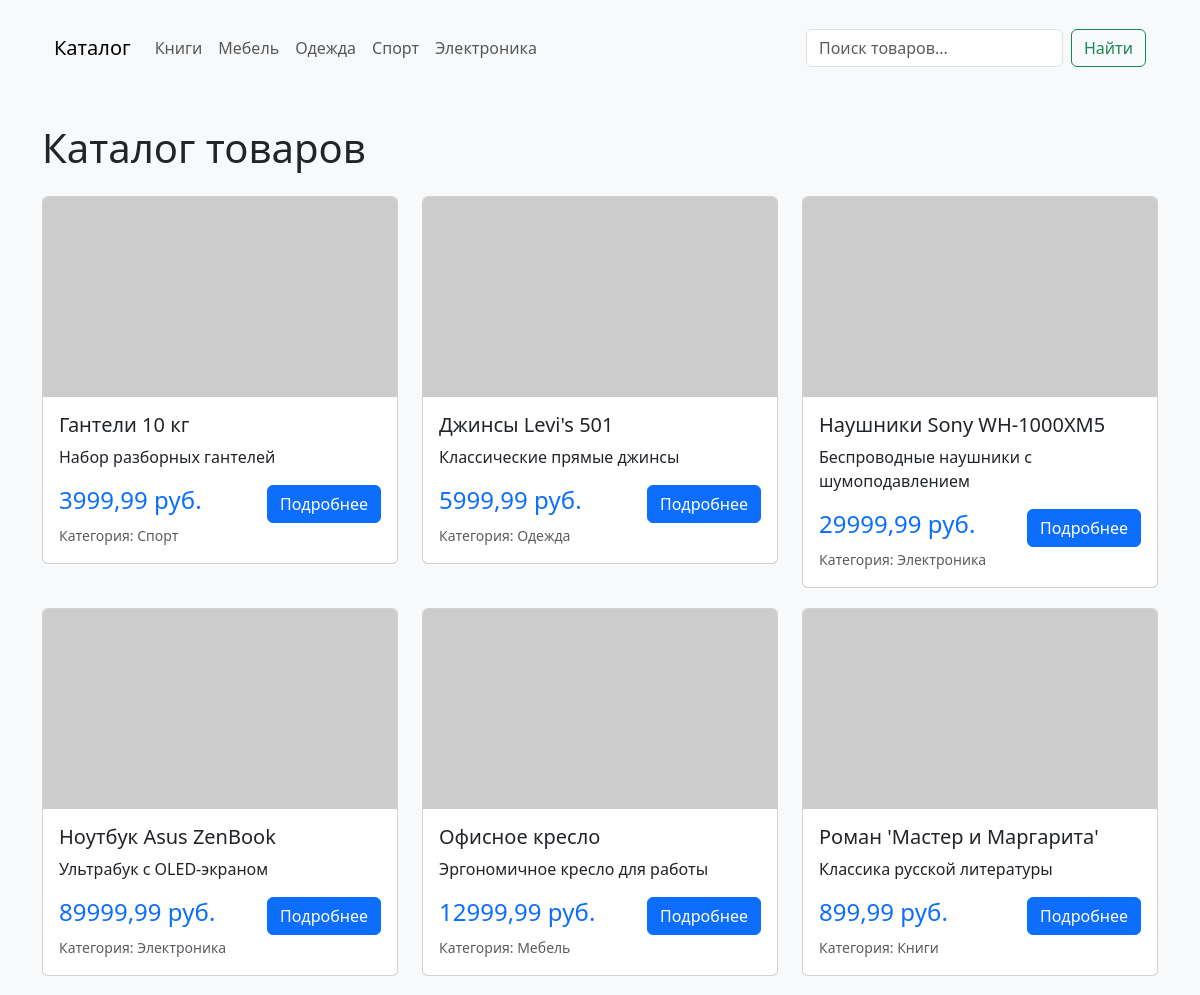
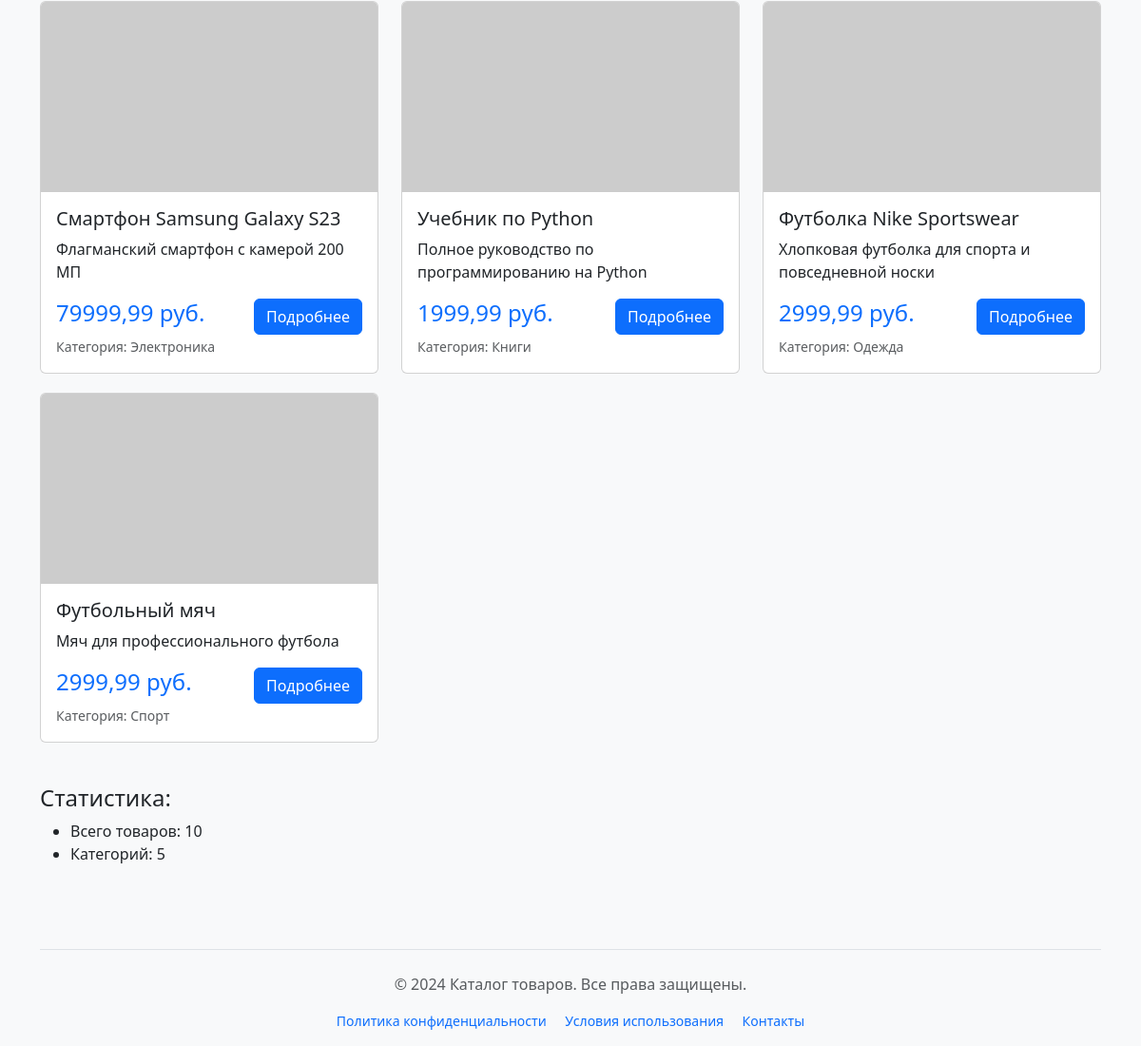
The page / on the database its author committed (2 pictures, top to bottom).
### catalog/models.py (models this page shows, shortened)
class Category(models.Model):
    name = models.CharField(max_length=100, verbose_name='Наименование')
    description = models.TextField(blank=True, null=True, verbose_name='Описание')
    class Meta:
        verbose_name = 'Категория'
        verbose_name_plural = 'Категории'
        ordering = ['name']

class Product(models.Model):
    name = models.CharField(max_length=100, verbose_name='Наименование')
    description = models.TextField(blank=True, null=True, verbose_name='Описание')
    image = models.ImageField(upload_to='products/', blank=True, null=True, verbose_name='Изображение')
    category = models.ForeignKey(
        Category,
        on_delete=models.SET_NULL,
        null=True,
        blank=True,
        related_name='products',
        verbose_name='Категория'
    )
    price = models.DecimalField(max_digits=10, decimal_places=2, verbose_name='Цена за покупку')
    created_at = models.DateTimeField(auto_now_add=True, verbose_name='Дата создания')
    updated_at = models.DateTimeField(auto_now=True, verbose_name='Дата последнего изменения')
    class Meta:
        verbose_name = 'Продукт'
        verbose_name_plural = 'Продукты'
        ordering = ['name']

### catalog/views.py (the view)
# urls.py: path('', views.index, name='index'),
def index(request):
    products = Product.objects.all()
    categories = Category.objects.all()
    return render(request, 'catalog/index.html', {
        'products': products,
        'categories': categories
    })

### catalog/templates/catalog/index.html (shortened to what this page needs)
{% extends 'base.html' %}
{% block content %}
<h1 class="mb-4">Каталог товаров</h1>
<div class="row">
    {% for product in products %}
    <div class="col-md-4">
        <div class="card product-card">
            {% if product.image %}
            <img src="{{ product.image.url }}" class="card-img-top product-image" alt="{{ product.name }}">
            {% else %}
            <img src="https://via.placeholder.com/300x200?text=No+Image" class="card-img-top product-image" alt="Нет изображения">
            {% endif %}
            <div class="card-body">
                <h5 class="card-title">{{ product.name }}</h5>
                <p class="card-text truncate">
                    {{ product.description|truncatechars:100 }}
                </p>
                <div class="d-flex justify-content-between align-items-center">
                    <span class="h4 text-primary">{{ product.price }} руб.</span>
                    <a href="{% url 'product_detail' product.id %}" class="btn btn-primary">
                        Подробнее
                    </a>
                </div>
                <small class="text-muted">Категория: {{ product.category.name }}</small>
            </div>
        </div>
    </div>
    {% empty %}
    <div class="col-12">
        <div class="alert alert-info">Товары не найдены</div>
    </div>
    {% endfor %}
</div>
<div class="mt-4">
    <h4>Статистика:</h4>
    <ul>
        <li>Всего товаров: {{ products|length }}</li>
        <li>Категорий: {{ categories|length }}</li>
    </ul>
</div>
{% endblock %}

### catalog/templates/base.html (shortened to what this page needs)
<!DOCTYPE html>
<html lang="ru">
<head>
    <link href="https://cdn.jsdelivr.net/npm/bootstrap@5.3.0/dist/css/bootstrap.min.css" rel="stylesheet">
    <link rel="stylesheet" href="https://cdn.jsdelivr.net/npm/bootstrap-icons@1.10.0/font/bootstrap-icons.css">
</head>
<body>
    <div class="container">
        {% include 'includes/menu.html' %}
        <main class="py-4">
            {% block content %}{% endblock %}
        </main>
        <footer class="mt-5 pt-4 border-top text-center text-muted">
            <p>© 2024 Каталог товаров. Все права защищены.</p>
            <p class="small">
                <a href="#" class="text-decoration-none me-3">Политика конфиденциальности</a>
                <a href="#" class="text-decoration-none me-3">Условия использования</a>
                <a href="#" class="text-decoration-none">Контакты</a>
            </p>
        </footer>
    </div>
</body>
</html>

### catalog/templates/includes/menu.html
<nav class="navbar navbar-expand-lg navbar-light bg-light mb-4">
    <div class="container-fluid">
        <a class="navbar-brand" href="{% url 'index' %}">Каталог</a>
        <div class="collapse navbar-collapse">
            <ul class="navbar-nav me-auto">
                {% for category in categories %}
                <li class="nav-item">
                    <a class="nav-link" href="{% url 'category_products' category.id %}">
                        {{ category.name }}
                    </a>
                </li>
                {% endfor %}
            </ul>
            <form class="d-flex" method="get" action="#">
                <input class="form-control me-2" type="search" placeholder="Поиск товаров...">
                <button class="btn btn-outline-success" type="submit">Найти</button>
            </form>
        </div>
    </div>
</nav>

### catalog/templates/base.html (style rules this page uses)
body { padding-top: 20px; background-color: #f8f9fa; }
.product-card { margin-bottom: 20px; transition: transform 0.2s; }
.product-image { height: 200px; object-fit: cover; }
.truncate { overflow: hidden; text-overflow: ellipsis; display: -webkit-box; -webkit-line-clamp: 3; -webkit-box-orient: vertical; }

### rows shown on the page
Category: name "Книги"
Category: name "Мебель"
Category: name "Одежда"
Category: name "Спорт"
Category: name "Электроника"
Product: name "Гантели 10 кг", description "Набор разборных гантелей", price "3999,99", category.name "Спорт"
Product: name "Джинсы Levi's 501", description "Классические прямые джинсы", price "5999,99", category.name "Одежда"
Product: name "Наушники Sony WH-1000XM5", description "Беспроводные наушники с шумоподавлением", price "29999,99", category.name "Электроника"
Product: name "Ноутбук Asus ZenBook", description "Ультрабук с OLED-экраном", price "89999,99", category.name "Электроника"
Product: name "Офисное кресло", description "Эргономичное кресло для работы", price "12999,99", category.name "Мебель"
Product: name "Роман 'Мастер и Маргарита'", description "Классика русской литературы", price "899,99", category.name "Книги"
Product: name "Смартфон Samsung Galaxy S23", description "Флагманский смартфон с камерой 200 МП", price "79999,99", category.name "Электроника"
Product: name "Учебник по Python", description "Полное руководство по программированию на Python", price "1999,99", category.name "Книги"
Product: name "Футболка Nike Sportswear", description "Хлопковая футболка для спорта и повседневной носки", price "2999,99", category.name "Одежда"
Product: name "Футбольный мяч", description "Мяч для профессионального футбола", price "2999,99", category.name "Спорт"

### other values the page prints
{{ products|length }} "10"
{{ categories|length }} "5"
